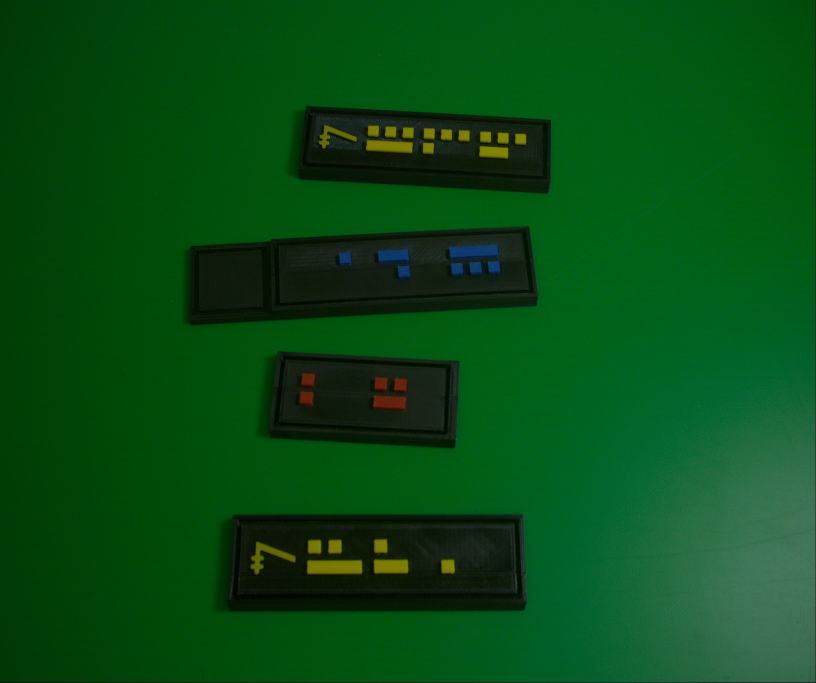
#> input picture captured_images/capture_20251211_143050.jpg, 2448 x 2048 px (shown at 1/3 size)
$ python main.py --images captured_images
#> lines starting #> are read from the running program, lines starting #| are printed output that depends on the picture; after the words box and inside, x2 and y2 are one past the last pixel; in counts of white or black regions, pixels touching at a corner belong together
### detection.py
import cv2
import math
import numpy as np
from dataclasses import dataclass

from collections import Counter

def classify_chip(w):

    if w <= 45:
        return 1

    elif w > 45 and w < 100:
        return 2
    elif w >= 100:
        return 3


def figure_from_array(arr):
    counts = Counter(arr)

    c1 = counts.get(1, 0)
    c2 = counts.get(2, 0)
    c3 = counts.get(3, 0)

    # Only 1s
    if c2 == 0 and c3 == 0:
        return c1 - 1

    # One 2 and some 1s
    if c2 == 1 and c3 == 0:
        return 3 + c1

    # One 3 and some 1s
    if c3 == 1 and c2 == 0:
        return 6 + c1

    raise ValueError("Invalid combination")


def compute_output_board(dominant_color , figures):
    if dominant_color == "yellow":
        return int("".join(map(str, figures))) * 10
    elif dominant_color == "blue":
        return int("".join(map(str, figures)))
    elif dominant_color == "red":

        return math.prod(figures)


@dataclass
class CardDetectionResult:
    box: np.ndarray
    size: tuple
    warped: np.ndarray
    mask: np.ndarray

@dataclass
class DetectParams:
    blur_ksize: int = 5
    canny_lower: int = 50
    canny_upper: int = 150
    dark_s_max: int = 80
    dark_v_max: int = 90
    morph_kernel: int = 7
    morph_iter: int = 2
    area_min_percent: float = 1.0
    aspect_min: float = 2.0

def _order_points(pts: np.ndarray) -> np.ndarray:
    rect = np.zeros((4, 2), dtype="float32")
    s = pts.sum(axis=1)
    diff = np.diff(pts, axis=1)
    rect[0] = pts[np.argmin(s)]
    rect[2] = pts[np.argmax(s)]
    rect[1] = pts[np.argmin(diff)]
    rect[3] = pts[np.argmax(diff)]
    return rect

def _four_point_transform(image: np.ndarray, pts: np.ndarray) -> np.ndarray:
    rect = _order_points(pts)
    (tl, tr, br, bl) = rect
    widthA = np.linalg.norm(br - bl)
    widthB = np.linalg.norm(tr - tl)
    maxWidth = int(max(widthA, widthB))
    heightA = np.linalg.norm(tr - br)
    heightB = np.linalg.norm(tl - bl)
    maxHeight = int(max(heightA, heightB))
    dst = np.array([[0, 0], [maxWidth - 1, 0], [maxWidth - 1, maxHeight - 1], [0, maxHeight - 1]], dtype="float32")
    M = cv2.getPerspectiveTransform(rect, dst)
    warped = cv2.warpPerspective(image, M, (maxWidth, maxHeight))
    return warped

def _auto_canny(gray: np.ndarray) -> np.ndarray:
    med = np.median(gray)
    lower = int(max(0, 0.66 * med))
    upper = int(min(255, 1.33 * med))
    edges = cv2.Canny(gray, lower, upper)
    k = cv2.getStructuringElement(cv2.MORPH_RECT, (3, 3))
    edges = cv2.dilate(edges, k, iterations=1)
    edges = cv2.morphologyEx(edges, cv2.MORPH_CLOSE, k, iterations=1)
    return edges

def detect_cards(image: np.ndarray) -> list[CardDetectionResult]:
    h, w = image.shape[:2]
    hsv = cv2.cvtColor(image, cv2.COLOR_BGR2HSV)
    mask_dark = cv2.inRange(hsv, (0, 0, 0), (180, 100, 120))
    kernel = cv2.getStructuringElement(cv2.MORPH_RECT, (9, 9))
    closed = cv2.morphologyEx(mask_dark, cv2.MORPH_CLOSE, kernel, iterations=5)
    gray = cv2.cvtColor(image, cv2.COLOR_BGR2GRAY)
    blur = cv2.GaussianBlur(gray, (5, 5), 0)
    edges = _auto_canny(blur)
    masked_edges = cv2.bitwise_and(edges, edges, mask=closed)
    cnts_edges, _ = cv2.findContours(masked_edges, cv2.RETR_EXTERNAL, cv2.CHAIN_APPROX_SIMPLE)
    results = []
    for c in cnts_edges:
        area = cv2.contourArea(c)
        if area < (h * w) * 0.01:
            continue
        peri = cv2.arcLength(c, True)
        approx = cv2.approxPolyDP(c, 0.02 * peri, True)
        if len(approx) != 4:
            continue
        box = approx.reshape(4, 2).astype(np.float32)
        d01 = np.linalg.norm(box[0] - box[1])
        d12 = np.linalg.norm(box[1] - box[2])
        aspect = max(d01, d12) / (min(d01, d12) + 1e-5)
        if aspect < 2.0:
            continue
        warped = _four_point_transform(image, box)
        mask = np.zeros((h, w), dtype=np.uint8)
        cv2.fillPoly(mask, [box.astype(np.int32)], 255)
        size = (warped.shape[1], warped.shape[0])
        results.append(CardDetectionResult(box=box, size=size, warped=warped, mask=mask))
    if not results:
        cnts_mask, _ = cv2.findContours(closed, cv2.RETR_EXTERNAL, cv2.CHAIN_APPROX_SIMPLE)
        for c in cnts_mask:
            area = cv2.contourArea(c)
            if area < (h * w) * 0.01:
                continue
            rect = cv2.minAreaRect(c)
            box = cv2.boxPoints(rect).astype(np.float32)
            warped = _four_point_transform(image, box)
            mask = np.zeros((h, w), dtype=np.uint8)
            cv2.fillPoly(mask, [box.astype(np.int32)], 255)
            size = (warped.shape[1], warped.shape[0])
            results.append(CardDetectionResult(box=box, size=size, warped=warped, mask=mask))
    results.sort(key=lambda r: r.size[0] * r.size[1], reverse=True)
    return results

# [88 lines left out: functions detect_cards_with_params, detect_cards_binary, not called in this run]

def _color_mask_hsv(hsv: np.ndarray, color: str) -> np.ndarray:
    if color == "red":
        m1 = cv2.inRange(hsv, (0, 80, 80), (10, 255, 255))
        m2 = cv2.inRange(hsv, (160, 80, 80), (180, 255, 255))
        return cv2.bitwise_or(m1, m2)
    if color == "yellow":
        return cv2.inRange(hsv, (20, 100, 100), (35, 255, 255))
    if color == "blue":
        return cv2.inRange(hsv, (100, 100, 80), (130, 255, 255))
    return np.zeros(hsv.shape[:2], dtype=np.uint8)

def detect_chips_in_card(card: CardDetectionResult) -> list[dict]:
    roi = card.warped
    hsv = cv2.cvtColor(roi, cv2.COLOR_BGR2HSV)
    colors = ["yellow", "blue", "red"]
    chips = []
    for color in colors:
        mask = _color_mask_hsv(hsv, color)
        kernel = cv2.getStructuringElement(cv2.MORPH_RECT, (3, 3))
        mask = cv2.morphologyEx(mask, cv2.MORPH_OPEN, kernel, iterations=1)
        cnts, _ = cv2.findContours(mask, cv2.RETR_EXTERNAL, cv2.CHAIN_APPROX_SIMPLE)
        for c in cnts:
            area = cv2.contourArea(c)
            if area < 20 or area > 6000:
                print(f"chip area: {area}")
                continue
            x, y, ww, hh = cv2.boundingRect(c)
            if color == "yellow" and hh > 40:
                print(f"yellow chip: {x}, {y}, {ww}, {hh}")
                continue

            cx = x + ww // 2
            cy = y + hh // 2
            chips.append({"center": (cx, cy), "bbox": (x, y, ww, hh), "color": color})
    return chips

def _is_landscape(size: tuple) -> bool:
    return size[0] > size[1]

def _group_chips_by_x(chips: list[dict], card_size: tuple) -> list[list[dict]]:
    if not chips:
        return []
    n = len(chips)
    widths = [c["bbox"][2] for c in chips]
    heights = [c["bbox"][3] for c in chips]
    med_w = float(np.median(widths)) if widths else 0.0
    med_h = float(np.median(heights)) if heights else 0.0
    chips_sorted = sorted(chips, key=lambda c: c["bbox"][0])
    x_positions = [c["bbox"][0] for c in chips_sorted]
    x_diffs = [abs(x_positions[i] - x_positions[i - 1]) for i in range(1, len(x_positions))]
    med_dx = float(np.median(x_diffs)) if x_diffs else med_w
    base = max(50.0, med_w * 1.0, med_dx * 0.8)
    colors = [c["color"] for c in chips]
    dominant_color = max(set(colors), key=colors.count) if colors else "blue"
    target_upper = 150.0 if dominant_color == "yellow" else 100.0

    # Calculate density based on card height and adjust for yellow boards
    card_h = float(card_size[0])
    effective_h = card_h
    if dominant_color == "yellow":
        effective_h = max(1.0, card_h - 100.0)

    # Density factor: arbitrary scaling to match previous logic range roughly
    # Previous: n / 20.0
    # New: proportional to n / effective_h
    # Assuming standard height ~500? n/20 ~= n * 25 / 500
    density = min((n * 50.0) / effective_h, 1.0)

    tolerance = base + density * (target_upper - base)
    tolerance = int(np.clip(tolerance, 50, 150))
    chips_sorted = sorted(chips, key=lambda c: c["bbox"][0])
    groups = []
    current = [chips_sorted[0]]
    base_x = chips_sorted[0]["bbox"][0]
    print("tolerance" , tolerance)
    for c in chips_sorted[1:]:
        x0 = c["bbox"][0]
        print(x0 , base_x , abs(x0 - base_x))
        if abs(x0 - base_x) <= tolerance:
            current.append(c)
        else:
            groups.append(current)
            current = [c]
            base_x = x0
    groups.append(current)
    return groups

def compute_unit_value(unit: list[dict]) -> int:

    return 100

def draw_overlay(image: np.ndarray, cards: list[CardDetectionResult], chips_per_card: list[list[dict]]) -> np.ndarray:
    out = image.copy()
    for idx, card in enumerate(cards):
        #print(f"card{idx}: {card.size}", card.box)
        box = card.box.astype(np.int32)
        cv2.polylines(out, [box], True, (0, 255, 0), 2)
        wpx, hpx = card.size
        label = f"{wpx}x{hpx}px"
        p = tuple(box[0].astype(int))
        rect = _order_points(card.box.astype(np.float32))
        cv2.putText(out, label, p, cv2.FONT_HERSHEY_SIMPLEX, 0.7, (0, 255, 0), 2)
        dst = np.array([[0, 0], [wpx - 1, 0], [wpx - 1, hpx - 1], [0, hpx - 1]], dtype=np.float32)
        Minv = cv2.getPerspectiveTransform(dst, rect)
        for chip in chips_per_card[idx]:
            x0, y0, ww, hh = chip["bbox"]
            corners = np.array([[x0, y0], [x0 + ww, y0], [x0 + ww, y0 + hh], [x0, y0 + hh]], dtype=np.float32)
            corners = corners.reshape(1, -1, 2)
            mapped = cv2.perspectiveTransform(corners, Minv).reshape(-1, 2).astype(np.int32)
            cv2.polylines(out, [mapped], True, (255, 0, 0), 2)
            pt_label = tuple(mapped[0])
            print(chip["color"] , x0 , y0 , ww , hh)
            cv2.putText(out, f"({ww}, {hh})", pt_label, cv2.FONT_HERSHEY_SIMPLEX, 0.5, (255, 0, 0), 2)
    return out


def analyze_image(image: np.ndarray) -> dict:
    cards = detect_cards(image)
    chips_per_card = [detect_chips_in_card(c) for c in cards]
    overlay = draw_overlay(image, cards, chips_per_card)
    cards_info = []

    total_value = 0
    for c, chips in zip(cards, chips_per_card):
        units = _group_chips_by_x(chips , c.size) if _is_landscape(c.size) else []

        print(f" units={units}")

        unit_values = [compute_unit_value(u) for u in units]

        chip_distribution = [[classify_chip(c["bbox"][2]) for c in unit] for unit in units]

        print(chip_distribution)

        dominant_color = Counter([c["color"] for c in chips]).most_common(1)[0][0]

        print(dominant_color)

        figure = [figure_from_array(chip_dist) for chip_dist in chip_distribution]

        print(figure)


        if not figure:
            continue
        total = compute_output_board(dominant_color, figure)

        print(f"total={total}")

        total_value += total


        cards_info.append({"size_px": c.size, "box": c.box.tolist(), "chips": chips, "units": [{"chip_count": len(u), "value": v} for u, v in zip(units, unit_values)], "total_value": total})

    cv2.putText(overlay, f"Total Value: {total_value}", (10, 30), cv2.FONT_HERSHEY_SIMPLEX, 1, (0, 255, 0), 2)

    return {"cards": cards_info, "overlay": overlay}

# [11 lines left out: function analyze_image_with_params, not called in this run]

### main.py
import argparse
import os
import glob
import time
import cv2
import numpy as np
from detection import analyze_image, DetectParams, analyze_image_with_params

def _iter_image_paths(input_path: str) -> list[str]:
    if os.path.isdir(input_path):
        exts = ["*.jpg", "*.jpeg", "*.png", "*.bmp", "*.tif", "*.tiff"]
        paths = []
        for e in exts:
            paths.extend(glob.glob(os.path.join(input_path, e)))
        paths.sort()
        return paths
    return [input_path]

def _ensure_dir(path: str | None) -> str | None:
    if path is None:
        return None
    os.makedirs(path, exist_ok=True)
    return path

def process_images(images_path: str, display: bool, save_dir: str | None):
    paths = _iter_image_paths(images_path)
    for p in paths[:1]:
        img = cv2.imread(p)
        if img is None:
            continue
        res = analyze_image(img)
        overlay = res["overlay"]
        cards = res["cards"]
        info = []
        for i, c in enumerate(cards):
            size = c["size_px"]
            chips = [(x["color"], x["center"]) for x in c["chips"]]
            info.append(f"card{i}: size={size}, chips={chips}")
        print(f"{os.path.basename(p)} -> " + "; ".join(info))
        if display:
            cv2.namedWindow("overlay", cv2.WINDOW_NORMAL)
            cv2.imshow("overlay", overlay)
            cv2.waitKey(1)
        if save_dir:
            name = os.path.splitext(os.path.basename(p))[0]
            out_path = os.path.join(save_dir, f"{name}_overlay.png")
            cv2.imwrite(out_path, overlay)
    if display:
        cv2.waitKey(0)
        cv2.destroyAllWindows()

# [31 lines left out: function process_video, not called in this run]

def parse_args():
    p = argparse.ArgumentParser()
    p.add_argument("--images", type=str, default=None)
    p.add_argument("--video", type=str, default=None)
    p.add_argument("--webcam", type=int, default=None)
    p.add_argument("--display", action="store_true")
    p.add_argument("--save", type=str, default=None)
    p.add_argument("--tune", action="store_true")
    return p.parse_args()

# [82 lines left out: functions _create_trackbar_window, _read_params_from_trackbar, tune_on_image, tune_on_video, not called in this run]

def main():
    args = parse_args()
    save_dir = _ensure_dir(args.save)
    if args.tune:
        if args.images:
            paths = _iter_image_paths(args.images)
            if paths:
                img = cv2.imread(paths[0])
                if img is not None:
                    tune_on_image(img, save_dir)
                    return
        if args.video:
            tune_on_video(args.video, save_dir)
            return
        if args.webcam is not None:
            tune_on_video(args.webcam, save_dir)
            return
        default_dir = os.path.join(os.path.dirname(__file__), "captured_images")
        if os.path.isdir(default_dir):
            paths = _iter_image_paths(default_dir)
            if paths:
                img = cv2.imread(paths[0])
                if img is not None:
                    tune_on_image(img, save_dir)
                    return
    if args.images:
        process_images(args.images, args.display, save_dir)
#> in process_images, img is the input picture: shape (2048, 2448, 3); mean B, G, R 21.5, 77, 7.8
#> in detect_cards, `mask_dark = cv2.inRange(hsv, (0, 0, 0), (180, 100, 120))`:
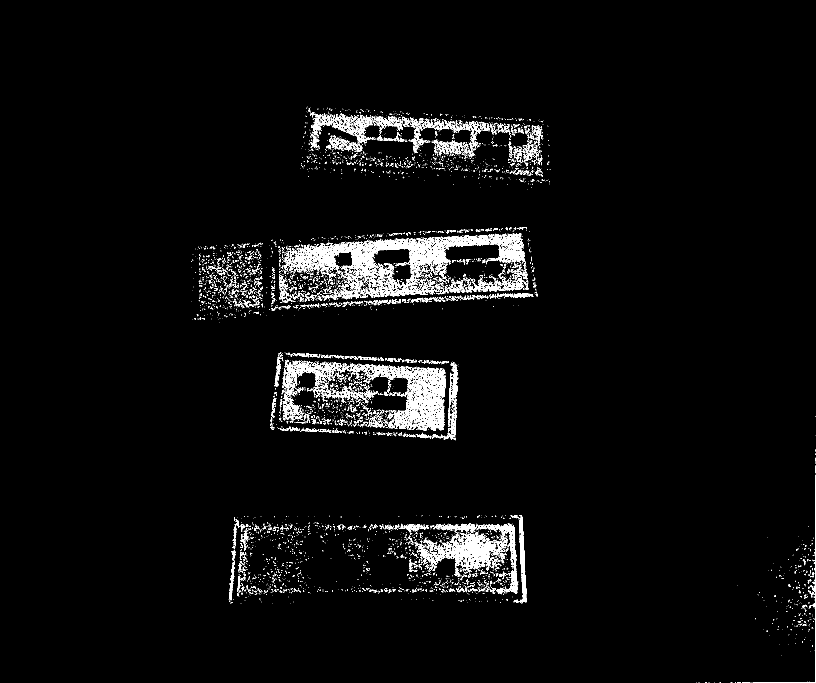
#> mask_dark: shape (2048, 2448) (shown at 1/3 size); 3.1% white; 6018 white regions (5310 under 20 px), largest, box (x1, y1, x2, y2) and area: (852, 699, 1575, 891) 33710, (1011, 1090, 1337, 1293) 18167, (1246, 1598, 1516, 1715) 10526
#> in detect_cards, `gray = cv2.cvtColor(image, cv2.COLOR_BGR2GRAY)`:
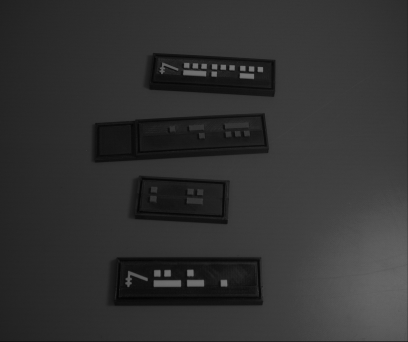
#> gray: shape (2048, 2448) (shown at 1/6 size); min 1, max 122, mean 49.9
#> in _auto_canny, `med = np.median(gray)`: med = 50
#> in _auto_canny, `lower = int(max(0, 0.66 * med))`: lower = 33
#> in _auto_canny, `upper = int(min(255, 1.33 * med))`: upper = 66
#> in detect_cards, `cnts_edges, _ = cv2.findContours(masked_edges, cv2.RETR_EXTERNAL, cv2...`: cnts_edges = 73 contours, 17 with area under 20; largest, box (x1, y1, x2, y2) and area: (1089, 355, 1243, 461) 5974, (941, 374, 1083, 447) 3534, (1532, 1568, 1554, 1783) 1657, (897, 1172, 942, 1220) 1570, (2088, 1348, 2448, 2048) 1532
#> the loop in detect_cards, `for c in cnts_edges:` made 73 passes
#> area on passes 2, 3, 7, 8, 9, 10, 11, 12: 53.5, 30, 249.5, 467.5, 563, 1657, 524, 47.5
#> after the loop in detect_cards, `for c in cnts_edges:`: results = []
#> in detect_cards, `cnts_mask, _ = cv2.findContours(closed, cv2.RETR_EXTERNAL, cv2.CHAIN_A..`: cnts_mask = 13 contours, 7 with area under 20; largest, box (x1, y1, x2, y2) and area: (573, 681, 1614, 968) 215681, (686, 1545, 1580, 1812) 204860, (900, 320, 1651, 570) 137378, (810, 1057, 1375, 1321) 126890, (2088, 1348, 2448, 2048) 32923, (2273, 1776, 2280, 1786) 22
#> the loop in detect_cards, `for c in cnts_mask:` made 13 passes
#> (area, tl in _four_point_transform, tr in _four_point_transform, br in _four_point_transform, bl in _four_point_transform, widthA in _four_point_transform) on passes 10, 12, 13: (126890.5, [821.7, 1055.2], [1379.6, 1085.2], [1366.9, 1320.1], [809.1, 1290.1], 558.7), (215681, [564.3, 733.3], [1600.9, 674.5], [1614.5, 912.7], [577.8, 971.5], 1038.4), (137378.5, [911.4, 316], [1660.4, 361.6], [1647.4, 574.6], [898.5, 529.1], 750.4)
#> after the loop in detect_cards, `for c in cnts_mask:`: results = 4 items
#> in detect_chips_in_card, `hsv = cv2.cvtColor(roi, cv2.COLOR_BGR2HSV)`:
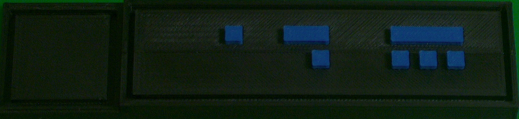
#> roi: shape (238, 1038, 3) (shown at 1/2 size); mean of channels 0, 1, 2 20.2, 30.6, 15.6; drawn as B, G, R
#> after the loop in detect_chips_in_card, `for color in colors:`: chips = 7 items
#> the loop in detect_chips_in_card (call 2), `for color in colors:` made 3 passes
#> pass 1, in detect_chips_in_card (call 2), `mask = _color_mask_hsv(hsv, color)`:
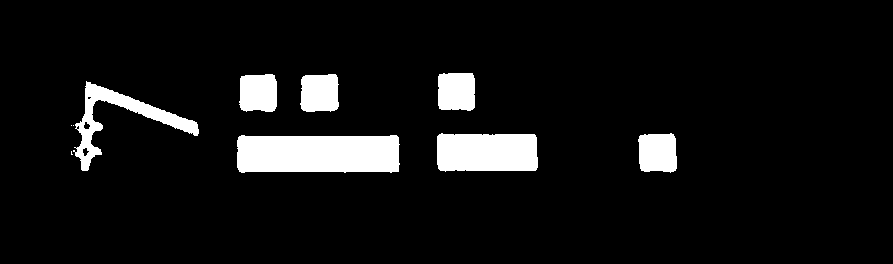
#> mask: shape (264, 893); 7.4% white; 10 white regions (3 under 20 px), largest, box (x1, y1, x2, y2) and area: (237, 135, 400, 173) 5838, (437, 133, 538, 172) 3687, (73, 81, 199, 171) 2465
#> after the loop in detect_chips_in_card (call 2), `for color in colors:`: chips = 6 items
#> the loop in detect_chips_in_card (call 3), `for color in colors:` made 3 passes
#> pass 1, in detect_chips_in_card (call 3), `mask = _color_mask_hsv(hsv, color)`:
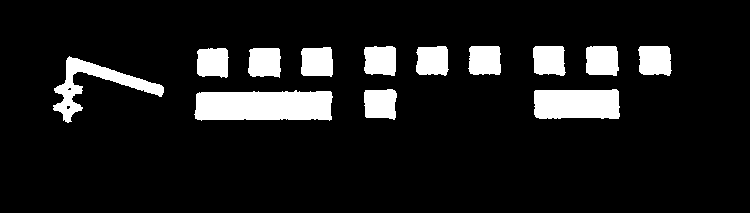
#> mask: shape (213, 750); 10.6% white; 13 white regions, largest, box (x1, y1, x2, y2) and area: (194, 90, 333, 121) 3820, (534, 89, 620, 119) 2412, (53, 56, 164, 123) 1926
#> after the loop in detect_chips_in_card (call 3), `for color in colors:`: chips = 12 items
#> in detect_chips_in_card (call 4), `roi = card.warped`:
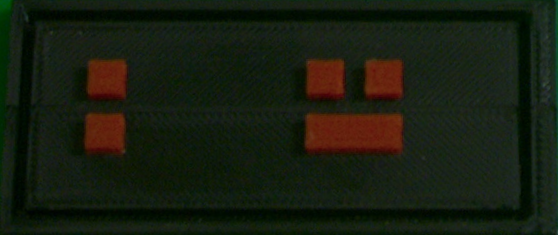
#> roi: shape (235, 558, 3); mean of channels 0, 1, 2 15.7, 29.4, 23.7; drawn as B, G, R
#> after the loop in detect_chips_in_card (call 4), `for color in colors:`: chips = 5 items
#> in analyze_image, `chips_per_card = [detect_chips_in_card(c) for c in cards]`: chips_per_card = 4 items
#> the loop in draw_overlay, `for idx, card in enumerate(cards): #print(f"card{idx}: {card.size}", c..` made 4 passes
#> (box, wpx, hpx, label, s in _order_points, diff in _order_points, dst, Minv) on passes 1 to 2: ([[577, 971], [564, 733], [1600, 674], [1614, 912]], 1038, 238, '1038x238px', [1549.3, 1297.5, 2275.4, 2527.1], [393.7, 169, -926.5, -701.8], [[0, 0], [1037, 0], [1037, 237], [0, 237]], [[1, 0.057, 564.3], [-0.0567, 1.01, 733.3], [0, 0, 1]]), ([[686, 1811], [685, 1547], [1578, 1544], [1579, 1808]], 893, 264, '893x264px', [2497.4, 2232.7, 3123.3, 3388.1], [1125.3, 862, -33.44, 229.9], [[0, 0], [892, 0], [892, 263], [0, 263]], [[1, 0.00268, 685.3], [-0.00268, 1, 1547.3], [0, 0, 1]])
#> (printed output is left out)
#> after the loop in draw_overlay, `for idx, card in enumerate(cards):`:
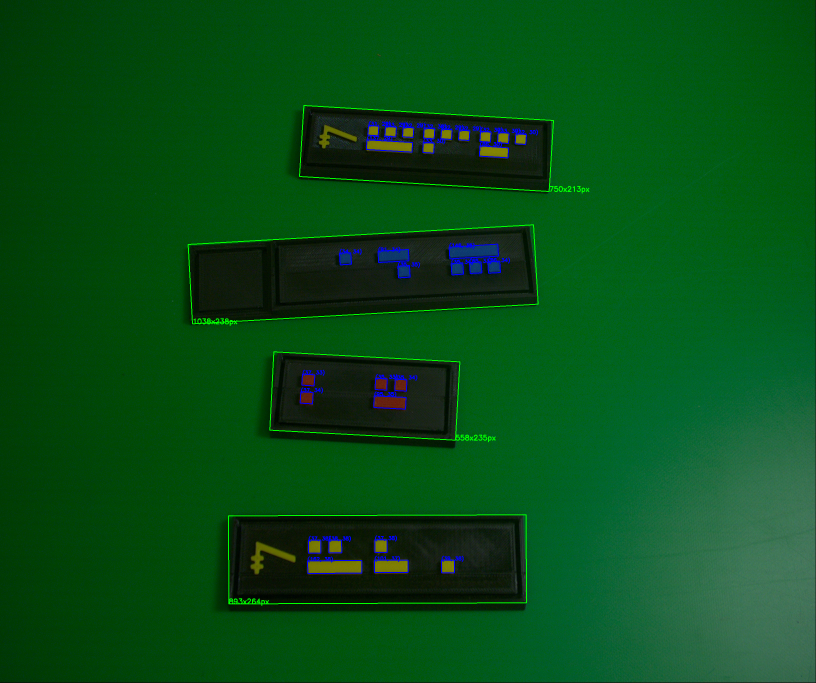
#> out: shape (2048, 2448, 3) (shown at 1/3 size); mean B, G, R 22.6, 77.9, 7.5
#> the loop in analyze_image, `for c, chips in zip(cards, chips_per_card):` made 4 passes
#> (n in _group_chips_by_x, widths in _group_chips_by_x, heights in _group_chips_by_x, med_w in _group_chips_by_x, med_h in _group_chips_by_x, x_positions in _group_chips_by_x, x_diffs in _group_chips_by_x, med_dx in _group_chips_by_x) on passes 1 to 2: (7, [36, 35, 35, 35, 146, 91, 34], [34, 33, 34, 35, 35, 34, 34], 35, 34, [451, 567, 624, 781, 784, 839, 894], [116, 57, 157, 3, 55, 55], 56), (6, [162, 39, 101, 38, 37, 37], [38, 38, 37, 38, 38, 38], 38.5, 38, [237, 240, 301, 437, 438, 638], [3, 61, 136, 1, 200], 61)
#> (printed output is left out)
#> after the loop in analyze_image, `for c, chips in zip(cards, chips_per_card):`: total_value = 18545
#> in process_images, `res = analyze_image(img)`: res = 2 items
#> in process_images, `cards = res["cards"]`: cards = 4 items
#> the loop in process_images, `for i, c in enumerate(cards):` made 4 passes
#> size on passes 1 to 4: (1038, 238), (893, 264), (750, 213), (558, 235)
#> (printed output is left out)
        return
    if args.video:
        process_video(args.video, args.display, save_dir)
        return
    if args.webcam is not None:
        process_video(args.webcam, args.display, save_dir)
        return
    default_dir = os.path.join(os.path.dirname(__file__), "captured_images")
    if os.path.isdir(default_dir):
        process_images(default_dir, args.display, save_dir)
    else:
        print("No input provided.")

if __name__ == "__main__":
    main()
